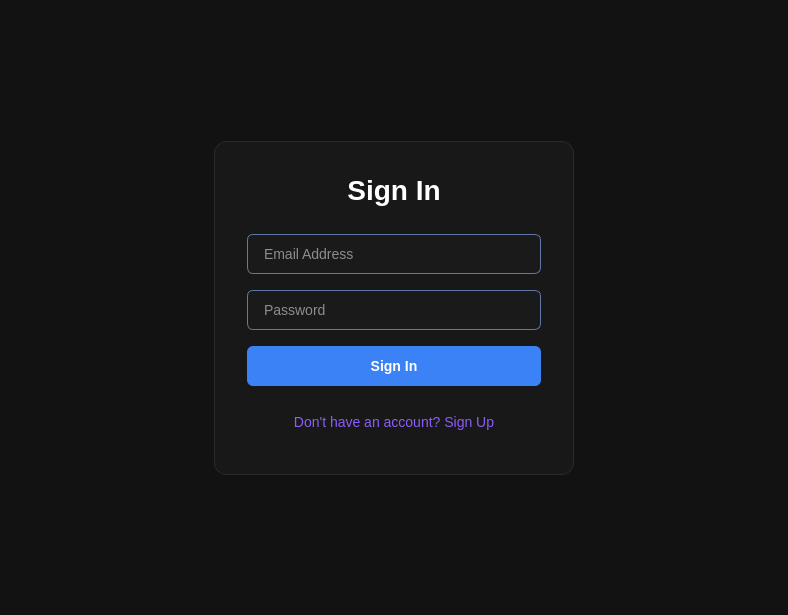
<?xml version="1.0" encoding="UTF-8"?>
<ui version="4.0">
 <class>MainWindow</class>
 <widget class="QMainWindow" name="MainWindow">
  <property name="geometry">
   <rect>
    <x>0</x>
    <y>0</y>
    <width>788</width>
    <height>615</height>
   </rect>
  </property>
  <property name="windowTitle">
   <string>File Organizer</string>
  </property>
  <property name="styleSheet">
   <string>
/* Monolith Core Theme */
* {
    font-family: &quot;Inter&quot;, &quot;Segoe UI&quot;, sans-serif;
}
QMainWindow, QWidget#centralwidget, QStackedWidget, QWidget#signin, QWidget#signup, QWidget#dashboard {
    background-color: #121212;
}
QLabel {
    color: #FFFFFF;
}
QLabel#lbl_signin_title, QLabel#lbl_signup_title {
    font-size: 28px;
    font-weight: bold;
    color: #FFFFFF;
    margin-bottom: 12px;
}
QLineEdit {
    background-color: #1A1A1A;
    color: #FFFFFF;
    border: 1px solid #6177A5;
    border-radius: 6px;
    padding: 10px 14px;
    font-size: 14px;
}
QLineEdit:focus {
    border: 1px solid #3B82F6;
}
QPushButton {
    background-color: #3B82F6;
    color: #FFFFFF;
    border: none;
    border-radius: 6px;
    padding: 12px;
    font-size: 14px;
    font-weight: bold;
}
QPushButton:hover {
    background-color: #6177A5;
}
QPushButton:pressed {
    background-color: #2563EB;
}
QPushButton#btn_go_signup, QPushButton#btn_go_signin {
    background-color: transparent;
    color: #8B5CF6;
    font-weight: normal;
}
QPushButton#btn_go_signup:hover, QPushButton#btn_go_signin:hover {
    color: #FFFFFF;
    text-decoration: underline;
}
QFrame#formFrame_signin, QFrame#formFrame_signup {
    background-color: #181818;
    border-radius: 12px;
    border: 1px solid #2A2A2A;
}
   </string>
  </property>
  <widget class="QWidget" name="centralwidget">
   <layout class="QVBoxLayout" name="verticalLayout_main">
    <property name="leftMargin">
     <number>0</number>
    </property>
    <property name="topMargin">
     <number>0</number>
    </property>
    <property name="rightMargin">
     <number>0</number>
    </property>
    <property name="bottomMargin">
     <number>0</number>
    </property>
    <item>
     <widget class="QStackedWidget" name="stackedWidget">
      <property name="currentIndex">
       <number>0</number>
      </property>
      <widget class="QWidget" name="signin">
       <layout class="QGridLayout" name="gridLayout_signin">
        <item row="1" column="0">
         <spacer name="horizontalSpacer_signin_left">
          <property name="orientation">
           <enum>Qt::Horizontal</enum>
          </property>
          <property name="sizeHint" stdset="0">
           <size>
            <width>40</width>
            <height>20</height>
           </size>
          </property>
         </spacer>
        </item>
        <item row="1" column="1">
         <widget class="QFrame" name="formFrame_signin">
          <property name="minimumSize">
           <size>
            <width>360</width>
            <height>320</height>
           </size>
          </property>
          <property name="maximumSize">
           <size>
            <width>400</width>
            <height>400</height>
           </size>
          </property>
          <layout class="QVBoxLayout" name="verticalLayout_signin">
           <property name="spacing">
            <number>16</number>
           </property>
           <property name="leftMargin">
            <number>32</number>
           </property>
           <property name="topMargin">
            <number>32</number>
           </property>
           <property name="rightMargin">
            <number>32</number>
           </property>
           <property name="bottomMargin">
            <number>32</number>
           </property>
           <item>
            <widget class="QLabel" name="lbl_signin_title">
             <property name="text">
              <string>Sign In</string>
             </property>
             <property name="alignment">
              <set>Qt::AlignCenter</set>
             </property>
            </widget>
           </item>
           <item>
            <widget class="QLineEdit" name="txt_signin_email">
             <property name="placeholderText">
              <string>Email Address</string>
             </property>
            </widget>
           </item>
           <item>
            <widget class="QLineEdit" name="txt_signin_password">
             <property name="echoMode">
              <enum>QLineEdit::Password</enum>
             </property>
             <property name="placeholderText">
              <string>Password</string>
             </property>
            </widget>
           </item>
           <item>
            <widget class="QPushButton" name="btn_signin">
             <property name="cursor">
              <cursorShape>PointingHandCursor</cursorShape>
             </property>
             <property name="text">
              <string>Sign In</string>
             </property>
            </widget>
           </item>
           <item>
            <widget class="QPushButton" name="btn_go_signup">
             <property name="cursor">
              <cursorShape>PointingHandCursor</cursorShape>
             </property>
             <property name="text">
              <string>Don't have an account? Sign Up</string>
             </property>
            </widget>
           </item>
          </layout>
         </widget>
        </item>
        <item row="1" column="2">
         <spacer name="horizontalSpacer_signin_right">
          <property name="orientation">
           <enum>Qt::Horizontal</enum>
          </property>
          <property name="sizeHint" stdset="0">
           <size>
            <width>40</width>
            <height>20</height>
           </size>
          </property>
         </spacer>
        </item>
        <item row="2" column="1">
         <spacer name="verticalSpacer_signin_bottom">
          <property name="orientation">
           <enum>Qt::Vertical</enum>
          </property>
          <property name="sizeHint" stdset="0">
           <size>
            <width>20</width>
            <height>40</height>
           </size>
          </property>
         </spacer>
        </item>
        <item row="0" column="1">
         <spacer name="verticalSpacer_signin_top">
          <property name="orientation">
           <enum>Qt::Vertical</enum>
          </property>
          <property name="sizeHint" stdset="0">
           <size>
            <width>20</width>
            <height>40</height>
           </size>
          </property>
         </spacer>
        </item>
       </layout>
      </widget>
      <widget class="QWidget" name="signup">
       <layout class="QGridLayout" name="gridLayout_signup">
        <item row="0" column="1">
         <spacer name="verticalSpacer_signup_top">
          <property name="orientation">
           <enum>Qt::Vertical</enum>
          </property>
          <property name="sizeHint" stdset="0">
           <size>
            <width>20</width>
            <height>40</height>
           </size>
          </property>
         </spacer>
        </item>
        <item row="1" column="0">
         <spacer name="horizontalSpacer_signup_left">
          <property name="orientation">
           <enum>Qt::Horizontal</enum>
          </property>
          <property name="sizeHint" stdset="0">
           <size>
            <width>40</width>
            <height>20</height>
           </size>
          </property>
         </spacer>
        </item>
        <item row="1" column="1">
         <widget class="QFrame" name="formFrame_signup">
          <property name="minimumSize">
           <size>
            <width>360</width>
            <height>380</height>
           </size>
          </property>
          <property name="maximumSize">
           <size>
            <width>400</width>
            <height>450</height>
           </size>
          </property>
          <layout class="QVBoxLayout" name="verticalLayout_signup">
           <property name="spacing">
            <number>16</number>
           </property>
           <property name="leftMargin">
            <number>32</number>
           </property>
           <property name="topMargin">
            <number>32</number>
           </property>
           <property name="rightMargin">
            <number>32</number>
           </property>
           <property name="bottomMargin">
            <number>32</number>
           </property>
           <item>
            <widget class="QLabel" name="lbl_signup_title">
             <property name="text">
              <string>Create Account</string>
             </property>
             <property name="alignment">
              <set>Qt::AlignCenter</set>
             </property>
            </widget>
           </item>
           <item>
            <widget class="QLineEdit" name="txt_signup_username">
             <property name="placeholderText">
              <string>Username</string>
             </property>
            </widget>
           </item>
           <item>
            <widget class="QLineEdit" name="txt_signup_email">
             <property name="placeholderText">
              <string>Email Address</string>
             </property>
            </widget>
           </item>
           <item>
            <widget class="QLineEdit" name="txt_signup_password">
             <property name="echoMode">
              <enum>QLineEdit::Password</enum>
             </property>
             <property name="placeholderText">
              <string>Password</string>
             </property>
            </widget>
           </item>
           <item>
            <widget class="QPushButton" name="btn_signup">
             <property name="cursor">
              <cursorShape>PointingHandCursor</cursorShape>
             </property>
             <property name="text">
              <string>Sign Up</string>
             </property>
            </widget>
           </item>
           <item>
            <widget class="QPushButton" name="btn_go_signin">
             <property name="cursor">
              <cursorShape>PointingHandCursor</cursorShape>
             </property>
             <property name="text">
              <string>Already have an account? Sign In</string>
             </property>
            </widget>
           </item>
          </layout>
         </widget>
        </item>
        <item row="1" column="2">
         <spacer name="horizontalSpacer_signup_right">
          <property name="orientation">
           <enum>Qt::Horizontal</enum>
          </property>
          <property name="sizeHint" stdset="0">
           <size>
            <width>40</width>
            <height>20</height>
           </size>
          </property>
         </spacer>
        </item>
        <item row="2" column="1">
         <spacer name="verticalSpacer_signup_bottom">
          <property name="orientation">
           <enum>Qt::Vertical</enum>
          </property>
          <property name="sizeHint" stdset="0">
           <size>
            <width>20</width>
            <height>40</height>
           </size>
          </property>
         </spacer>
        </item>
       </layout>
      </widget>
      <widget class="QWidget" name="dashboard">
       <layout class="QVBoxLayout" name="verticalLayout_dashboard"/>
      </widget>
     </widget>
    </item>
   </layout>
  </widget>
 </widget>
 <resources/>
 <connections/>
</ui>
